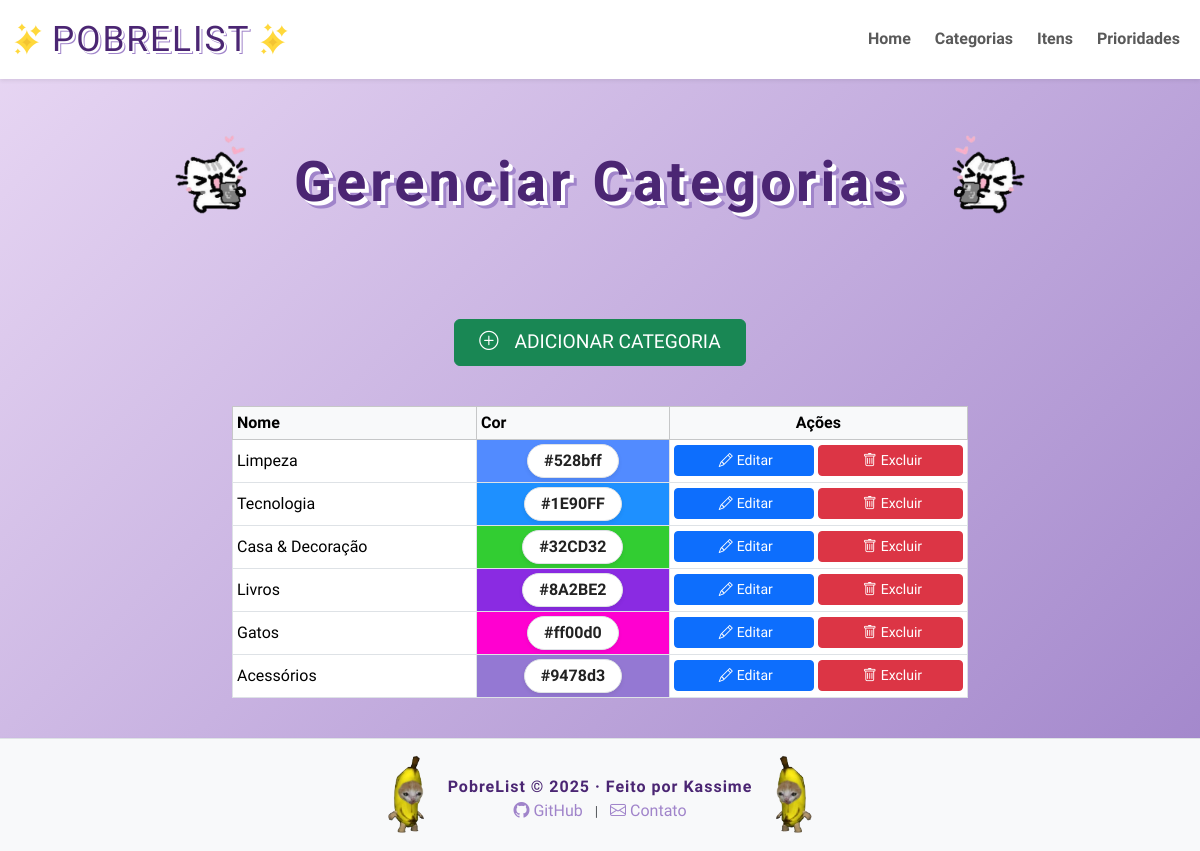
The app's page /view/categorias/listar.php, older data.
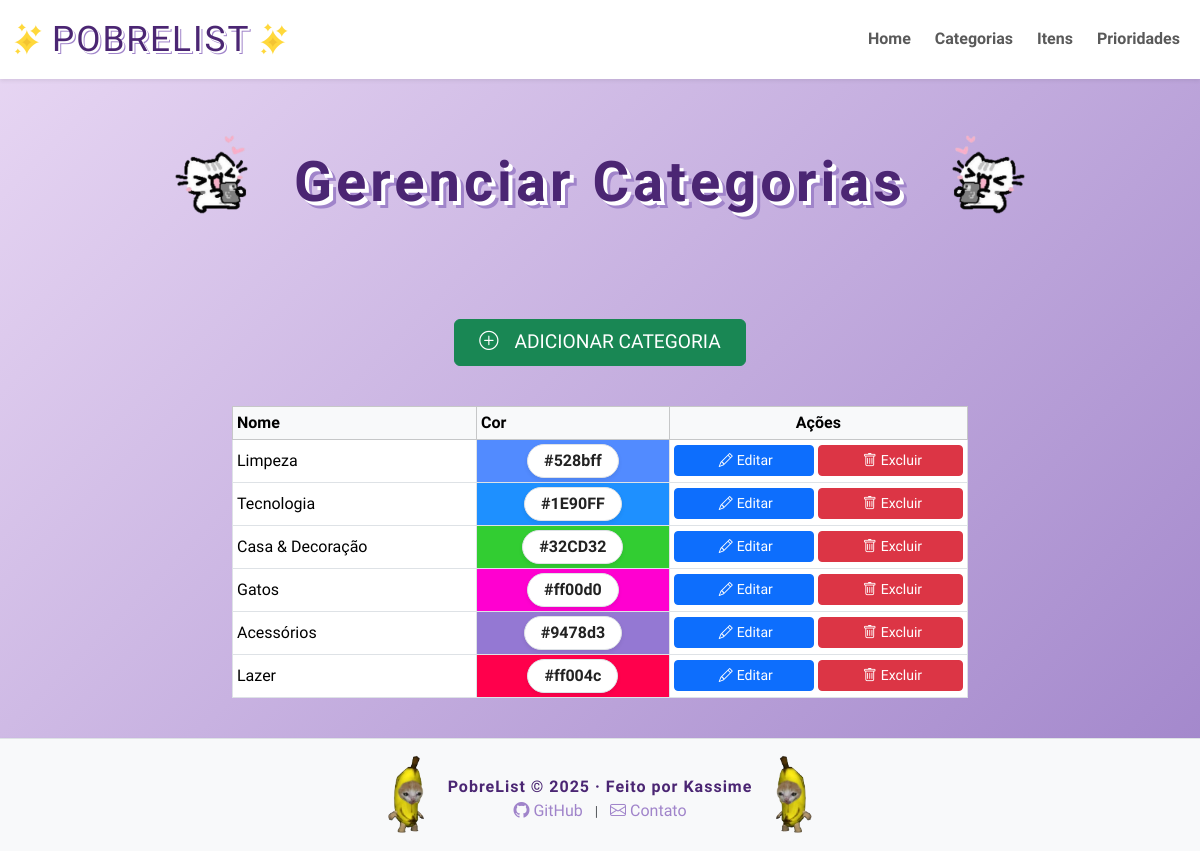
The same page, newer data.
### tables this page shows
CREATE TABLE `categoria` (
  `id` int NOT NULL,
  `nome` varchar(100) NOT NULL,
  `categoria_cor` varchar(7) NOT NULL
);

### util/Connection.php (called while the page is built, shortened)
<?php
class Connection {
    private static $conn = null;
    public static function getConnection() {
        if(self::$conn == null) {
            try {
                $opcoes = array(
                    PDO::MYSQL_ATTR_INIT_COMMAND => "SET NAMES utf8",
                    PDO::ATTR_ERRMODE => PDO::ERRMODE_EXCEPTION,
                    PDO::ATTR_DEFAULT_FETCH_MODE => PDO::FETCH_ASSOC);
                $strConn = "mysql:host=" . DB_HOST . ";dbname=" . DB_NAME;
                self::$conn = new PDO($strConn, DB_USER, DB_PASSWORD, $opcoes);
            } catch(PDOException $e) {
                echo "Erro ao conectar na base de dados.<br>";
                print_r($e);
            }
        }
        return self::$conn;
    }
}

### controller/CategoriaController.php (called while the page is built, shortened)
<?php
require_once(__DIR__ . '/../dao/CategoriaDAO.php');
require_once(__DIR__ . '/../model/Categoria.php');
class CategoriaController {
	private CategoriaDAO $categoriaDAO;
	public function __construct() {
		$this->categoriaDAO = new CategoriaDAO();
	}
	public function listar() {
		return $this->categoriaDAO->listar();
	}
}

### dao/CategoriaDAO.php (called while the page is built, shortened)
<?php
require_once(__DIR__ . '/../model/Categoria.php');
require_once(__DIR__ . '/../util/Connection.php');
class CategoriaDAO {
	private $conn;
	public function __construct() {
		$this->conn = Connection::getConnection();
	}
	public function listar() {
		$sql = "SELECT * FROM categoria";
		$stmt = $this->conn->prepare($sql);
		$stmt->execute();
		$result = $stmt->fetchAll(PDO::FETCH_ASSOC);
		$categorias = [];
		foreach ($result as $row) {
			$cat = new Categoria();
			$cat->setId($row['id'])
				->setNome($row['nome'])
				->setCor($row['categoria_cor']);
			$categorias[] = $cat;
		}
		return $categorias;
	}
}

### model/Categoria.php (called while the page is built)
<?php
class Categoria {
	private ?int $id;
	private ?string $nome;
	private ?string $cor;
	public function getId(): ?int
	{
		return $this->id;
	}
	public function setId(?int $id): self
	{
		$this->id = $id;
		return $this;
	}
	public function getNome(): ?string
	{
		return $this->nome;
	}
	public function setNome(?string $nome): self
	{
		$this->nome = $nome;
		return $this;
	}
	public function getCor(): ?string
	{
		return $this->cor;
	}
	public function setCor(?string $cor): self
	{
		$this->cor = $cor;
		return $this;
	}
}

### view/categorias/listar.php (the view, shortened to what this page needs)
<?php
require_once(__DIR__ . '/../../controller/CategoriaController.php');
$categoriaCont = new CategoriaController();
$categorias = $categoriaCont->listar();
include_once(__DIR__ . '/../include/header.php');
include_once(__DIR__ . '/../include/nav.php');
?>
<div class="container my-4">
    <div class="row g-3 align-items-center justify-content-center mb-4">
        <div class="row justify-content-center mb-5">
            <div class="col-12 w-100 d-flex justify-content-center align-items-center gap-2 flex-wrap">
                <img src="../../src/img/categoria.png" alt="Estrela esquerda" class="d-none d-md-block" style="height:clamp(80px, 12vw, 150px);width:auto;transform: scaleX(-1);">
                <h1 class="pobrelist-subtitulo fw-bold text-nowrap text-center m-0"
                    style="font-family:'More Sugar','Fredoka One',cursive; color:#4b2673; text-shadow: 4px 4px 0 #fff, 7px 7px 0 #a084ca; letter-spacing:4px; font-size:clamp(2rem, 6vw, 3.5rem);">
                    Gerenciar Categorias
                </h1>
                <img src="../../src/img/categoria.png" alt="Estrela direita" class="d-none d-md-block" style="height:clamp(80px, 12vw, 150px);width:auto;">
            </div>
        </div>
        <div class="col-auto mb-3">
            <a href="inserir.php" class="btn btn-success d-flex align-items-center gap-2 px-4 py-2" style="font-size:1.2rem;">
                <span class="me-2"><i class="bi bi-plus-circle"></i></span>
                ADICIONAR CATEGORIA
            </a>
        </div>
    </div>
    <div class="row justify-content-center">
        <div class="col-12 col-md-10 col-lg-8">
            <div class="table-responsive">
                <table class="table table-bordered table-hover table-sm align-middle bg-white">
                    <thead class="table-light">
                        <tr>
                            <th>Nome</th>
                            <th>Cor</th>
                            <th class="text-center">Ações</th>
                        </tr>
                    </thead>
                    <tbody>
                        <?php if (empty($categorias)): ?>
                            <tr>
                                <td colspan="3" class="text-center">Nenhuma categoria cadastrada.</td>
                            </tr>
                        <?php else: ?>
                            <?php foreach ($categorias as $cat): ?>
                                <tr>
                                    <td><?= htmlspecialchars($cat->getNome()) ?></td>
                                    <td class="text-center" style="background-color: <?= htmlspecialchars($cat->getCor()) ?>; color: #222; font-weight: bold;">
                                        <span class="badge rounded-pill px-3 py-2 border shadow-sm"
                                              style="background: #fff; color: #222; font-size: 1rem;">
                                            <?= htmlspecialchars($cat->getCor()) ?>
                                        </span>
                                    </td>
                                    <td class="text-center">
                                        <div class="d-flex flex-wrap justify-content-center gap-1">
                                            <a href="alterar.php?id=<?= $cat->getId() ?>" class="btn btn-sm btn-primary flex-fill">
                                                <i class="bi bi-pencil mx-1"></i>Editar
                                            </a>
                                            <a href="excluir.php?id=<?= $cat->getId() ?>" class="btn btn-sm btn-danger flex-fill"
                                               onclick="return confirm('Tem certeza que deseja excluir <?= $cat->getNome()?>?');">
                                                <i class="bi bi-trash mx-1"></i>Excluir
                                            </a>
                                        </div>
                                    </td>
                                </tr>
                            <?php endforeach; ?>
                        <?php endif; ?>
                    </tbody>
                </table>
            </div>
        </div>
    </div>
</div>
<?php include_once(__DIR__ . '/../include/footer.php'); ?>

### view/include/header.php (shortened to what this page needs)
<!DOCTYPE html>
<html lang="pt-br">
<head>
	<link href="https://cdn.jsdelivr.net/npm/bootstrap@5.3.2/dist/css/bootstrap.min.css" rel="stylesheet">
	<link href="https://fonts.cdnfonts.com/css/more-sugar" rel="stylesheet">
	<link rel="stylesheet" href="/PobreList/css/style.css">
</head>
<body class="min-vh-100">

### view/include/nav.php (shortened to what this page needs)
<nav class="navbar navbar-expand-lg navbar-light bg-white shadow-sm py-2 mb-4">
  <div class="container-fluid">
    <a class="navbar-brand d-flex align-items-center gap-2" href="/PobreList/index.php">
      <img src="/PobreList/src/img/estrela.png" alt="Estrela" style="height:32px;width:auto;">
      <span class="pobrelist-title m-0" style="font-size:2.2rem; font-family:'More Sugar','Fredoka One',cursive; color:#4b2673; text-shadow: 2px 2px 0 #fff, 3px 3px 0 #a084ca; letter-spacing:2px;">POBRELIST</span>
      <img src="/PobreList/src/img/estrela.png" alt="Estrela" style="height:32px;width:auto;">
    </a>
    <div class="collapse navbar-collapse" id="navbarNav">
      <ul class="navbar-nav ms-auto gap-2">
        <li class="nav-item">
          <a class="nav-link fw-bold" href="/PobreList/index.php">Home</a>
        </li>
        <li class="nav-item">
          <a class="nav-link fw-bold" href="/PobreList/view/categorias/listar.php">Categorias</a>
        </li>
        <li class="nav-item">
          <a class="nav-link fw-bold" href="/PobreList/view/itens/listar.php">Itens</a>
        </li>
        <li class="nav-item">
          <a class="nav-link fw-bold" href="/PobreList/view/prioridades/listar.php">Prioridades</a>
        </li>
      </ul>
    </div>
  </div>
</nav>

### view/include/footer.php (shortened to what this page needs)
<footer class="footer bg-light border-top shadow-sm py-3 w-100 min-vh-20" style="left:0;">
	<div class="container d-flex flex-row align-items-center justify-content-center">
		<img src="/Pobrelist/src/img/footer.png" style="height:10vh; width:auto;transform: scaleX(-1);" alt="">
		<div class="mt-2 text-center d-flex flex-column align-items-center">
			<span class="fw-bold" style="color:#4b2673; font-family:'Fredoka One', Arial, sans-serif; letter-spacing:1px;">
				PobreList &copy; 2025 &middot; Feito por Kassime</span>
			<div>
				<a href="https://github.com/GiKassime/PobreList" target="_blank" class="text-decoration-none me-2" style="color:#a084ca;">
					<i class="bi bi-github"></i> GitHub
				</a>
				<span class="text-muted small">|</span>
				<a href="mailto:giovana.kassime.tds2023@gmail.com" class="text-decoration-none ms-2" style="color:#a084ca;">
					<i class="bi bi-envelope"></i> Contato
				</a>
			</div>
		</div>
		<img src="/Pobrelist/src/img/footer.png" style="height:10vh; width:auto;" alt="">
	</div>
</footer>
<link rel="stylesheet" href="https://cdn.jsdelivr.net/npm/bootstrap-icons@1.11.1/font/bootstrap-icons.css">
</body>

### css/style.css (style rules this page uses)
html, body { height: 100%; }
body { min-height: 100vh; height: 100%; display: flex; flex-direction: column; font-family: 'Fredoka One', Arial, sans-serif; background: linear-gradient(-45deg, #e9d8f4, #af64cc, #cdb4f6, #a084ca, #e9d8f4); background-size: 400% 400%; animation: gradientBG 15s ease infinite; }
.footer { margin-top: auto; }
.pobrelist-title, .pobrelist-subtitulo { color: #4b2673; text-shadow: 3px 3px 0 #fff, 5px 5px 0 #a084ca; letter-spacing: 2px; margin-bottom: 2rem; font-family: 'More Sugar', 'Fredoka One', Arial, sans-serif; }
body, html { overflow-x: hidden; }

Row changes from the older to the newer data that the page shows:
removed categoria: nome "Livros", categoria_cor "#8A2BE2"
added categoria: nome "Lazer", categoria_cor "#ff004c"
